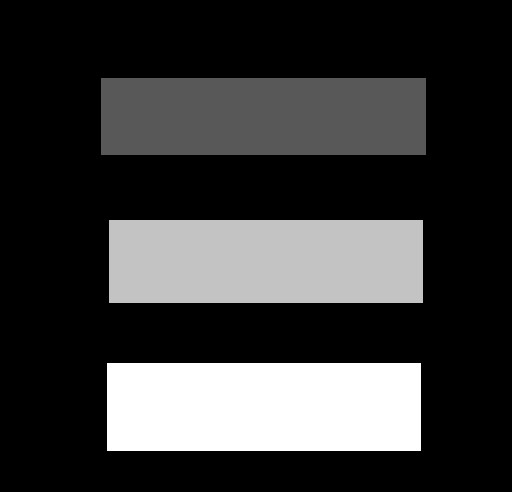
#> input picture dataset/graylevel.jpg, 512 x 492 px, found by its file name
$ python 62011178_w2_code06.py   (older library calls are emulated)
#> lines starting #> are read from the running program, lines starting #| are printed output that depends on the picture; after the words box and inside, x2 and y2 are one past the last pixel; in counts of white or black regions, pixels touching at a corner belong together
from cv2 import cv2
from matplotlib import pyplot as plot
import numpy as np
img = cv2.imread("dataset/graylevel.jpg",0)
#> img is the input picture: shape (492, 512); min 0, max 255, mean 56.9

ret,thres1 = cv2.threshold(img,180,255,cv2.THRESH_TOZERO)
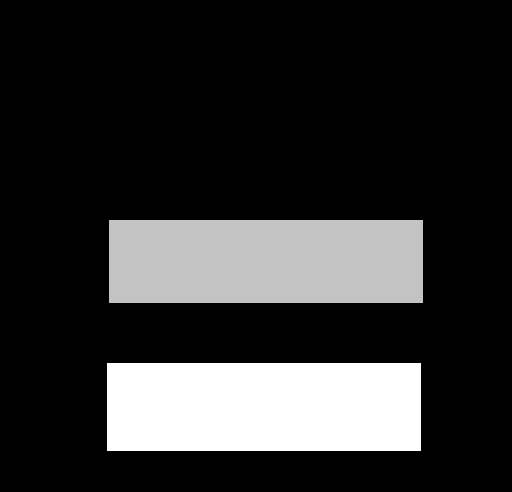
#> thres1: shape (492, 512); min 0, max 255, mean 48.1

ret,thres2 = cv2.threshold(thres1,210,255,cv2.THRESH_TOZERO_INV)
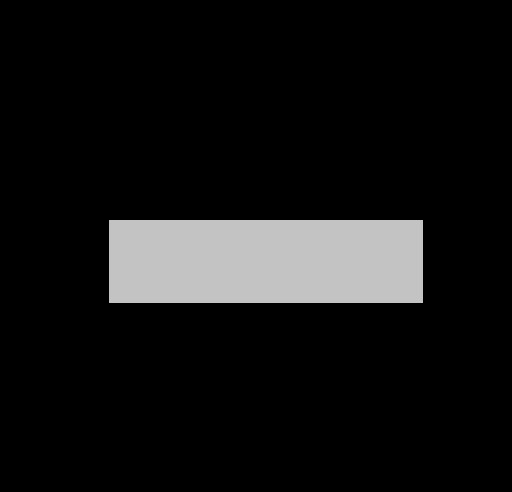
#> thres2: shape (492, 512); min 0, max 205, mean 20.2

ret,thres3 = cv2.threshold(thres2,100,255,cv2.THRESH_BINARY)
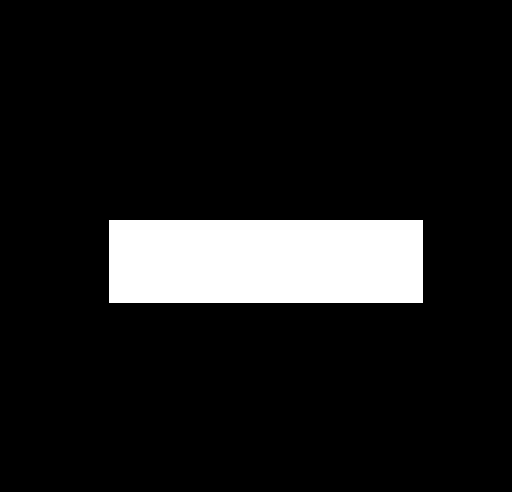
#> thres3: shape (492, 512); 10.3% white; 1 white region, box (x1, y1, x2, y2) and area: (109, 220, 423, 303) 26062

resGx = cv2.Sobel(thres3,cv2.CV_64F,1,0)
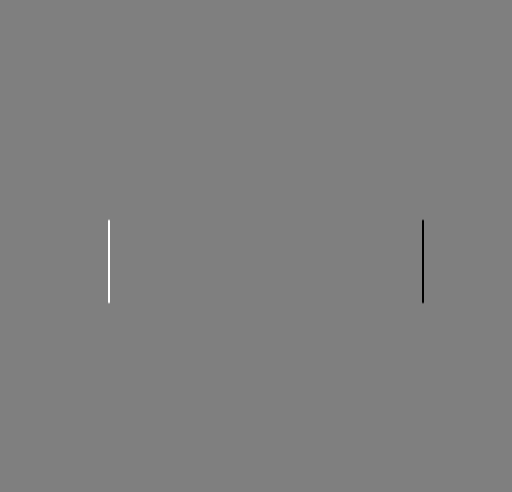
#> resGx: shape (492, 512) float64; min -1020, max 1020, mean 0; drawn with min black and max white
resGy = cv2.Sobel(thres3,cv2.CV_64F,0,1)
sobel = np.absolute(resGx) + np.absolute(resGy)
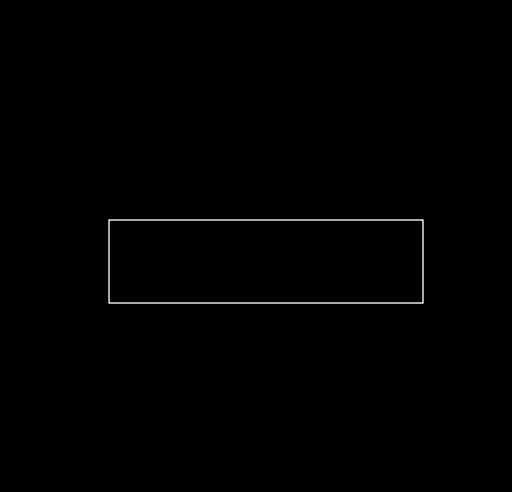
#> sobel: shape (492, 512) float64; min 0, max 1530, mean 6.4; drawn with min black and max white

cv2.imshow("Original",img)
cv2.imshow("THRES_TOZERO",thres1)
cv2.imshow("THRES_TOZERO_INV",thres2)
cv2.imshow("THRES_BINARY",thres3)
cv2.imshow("Sobel",sobel)
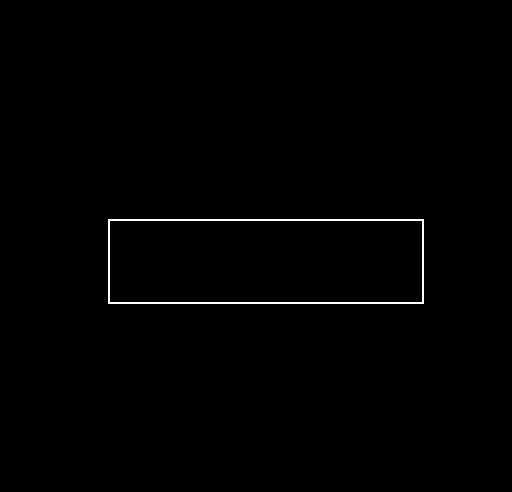
#> window 'Sobel': shape (492, 512); 0.63% white in thin lines or dots, all inside (x1, y1, x2, y2) = (108, 219, 424, 304)
cv2.waitKey(0)
cv2.destroyAllWindows()
